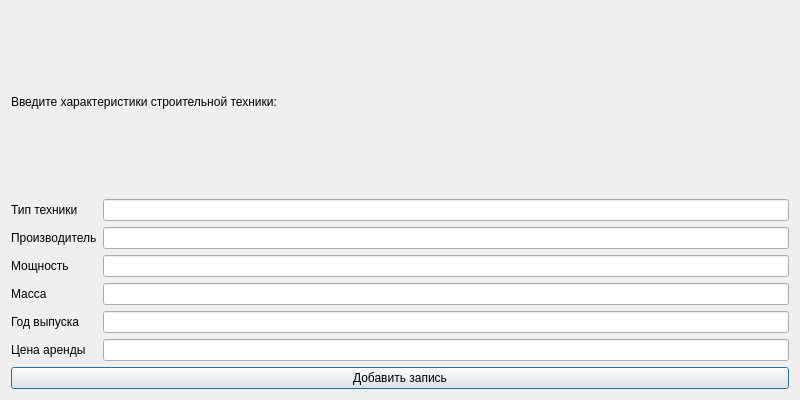
<?xml version="1.0" encoding="UTF-8"?>
<ui version="4.0">
 <class>DialogAddData</class>
 <widget class="QDialog" name="DialogAddData">
  <property name="geometry">
   <rect>
    <x>0</x>
    <y>0</y>
    <width>800</width>
    <height>400</height>
   </rect>
  </property>
  <property name="windowTitle">
   <string>Dialog</string>
  </property>
  <layout class="QGridLayout" name="gridLayout_3">
   <item row="0" column="0">
    <layout class="QGridLayout" name="gridLayout_2">
     <item row="0" column="0">
      <widget class="QLabel" name="label_7">
       <property name="text">
        <string>Введите характеристики строительной техники:</string>
       </property>
      </widget>
     </item>
     <item row="1" column="0">
      <layout class="QGridLayout" name="gridLayout">
       <item row="0" column="0">
        <widget class="QLabel" name="label">
         <property name="text">
          <string>Тип техники</string>
         </property>
        </widget>
       </item>
       <item row="0" column="1">
        <widget class="QLineEdit" name="lineEdit_technicType"/>
       </item>
       <item row="1" column="0">
        <widget class="QLabel" name="label_2">
         <property name="text">
          <string>Производитель</string>
         </property>
        </widget>
       </item>
       <item row="1" column="1">
        <widget class="QLineEdit" name="lineEdit_brand"/>
       </item>
       <item row="2" column="0">
        <widget class="QLabel" name="label_3">
         <property name="text">
          <string>Мощность</string>
         </property>
        </widget>
       </item>
       <item row="2" column="1">
        <widget class="QLineEdit" name="lineEdit_power"/>
       </item>
       <item row="3" column="0">
        <widget class="QLabel" name="label_4">
         <property name="text">
          <string>Масса</string>
         </property>
        </widget>
       </item>
       <item row="3" column="1">
        <widget class="QLineEdit" name="lineEdit_weight"/>
       </item>
       <item row="4" column="0">
        <widget class="QLabel" name="label_5">
         <property name="text">
          <string>Год выпуска</string>
         </property>
        </widget>
       </item>
       <item row="4" column="1">
        <widget class="QLineEdit" name="lineEdit_productYear"/>
       </item>
       <item row="5" column="0">
        <widget class="QLabel" name="label_6">
         <property name="text">
          <string>Цена аренды</string>
         </property>
        </widget>
       </item>
       <item row="5" column="1">
        <widget class="QLineEdit" name="lineEdit_rentPrice"/>
       </item>
      </layout>
     </item>
     <item row="2" column="0">
      <widget class="QPushButton" name="pushButton_send">
       <property name="text">
        <string>Добавить запись</string>
       </property>
      </widget>
     </item>
    </layout>
   </item>
  </layout>
 </widget>
 <resources/>
 <connections/>
</ui>
